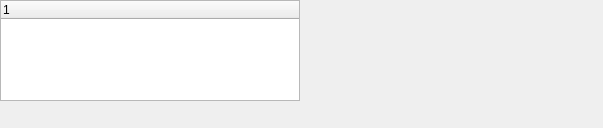
<?xml version="1.0" encoding="UTF-8"?>
<ui version="4.0">
  <class>OutPut</class>
  <widget class="QWidget" name="OutPut">
    <property name="geometry">
      <rect>
        <x>0</x>
        <y>0</y>
        <width>603</width>
        <height>128</height>
      </rect>
    </property>
    <property name="windowTitle">
      <string>OutPut</string>
    </property>
    <!-- vcl-FormStyle: fsStayOnTop → setWindowFlag(Qt::WindowStaysOnTopHint) -->
    <widget class="QTreeWidget" name="LV">
      <property name="geometry">
        <rect>
          <x>0</x>
          <y>0</y>
          <width>300</width>
          <height>101</height>
        </rect>
      </property>
      <property name="windowTitle">
        <string>Наименование</string>
      </property>
      <!-- vcl-align: alClient → arrange in a Qt layout manager -->
    </widget>
  </widget>
  <resources/>
  <connections/>
</ui>
